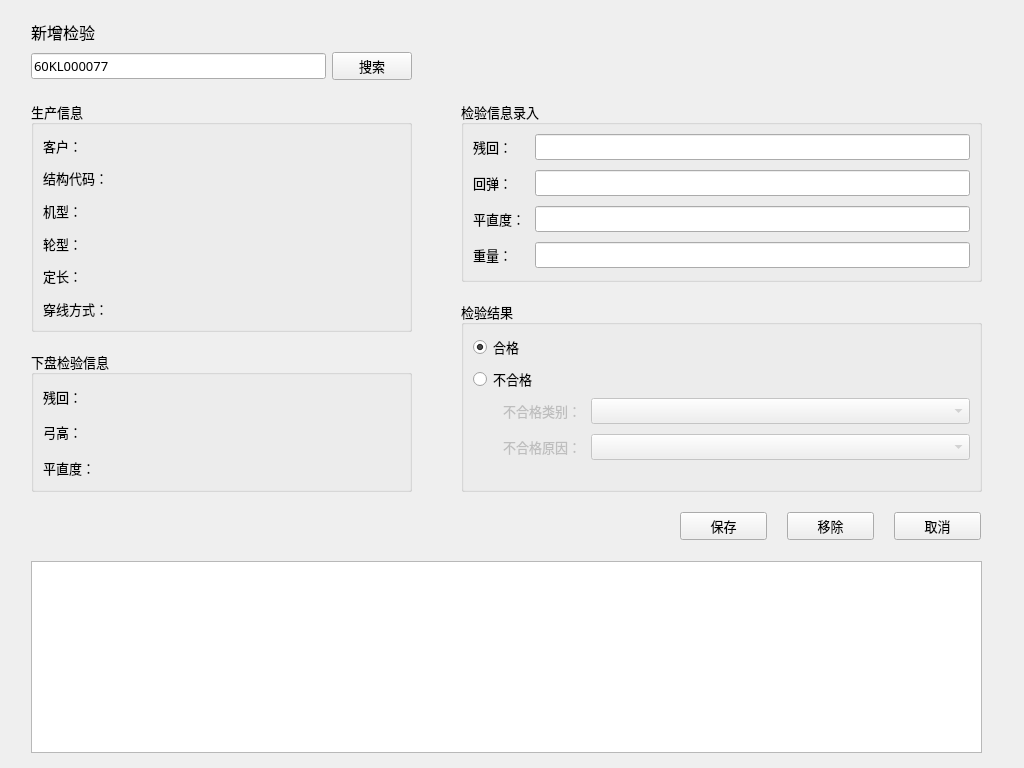
<?xml version="1.0" encoding="UTF-8"?>
<ui version="4.0">
 <class>Widget</class>
 <widget class="QWidget" name="Widget">
  <property name="geometry">
   <rect>
    <x>0</x>
    <y>0</y>
    <width>1024</width>
    <height>768</height>
   </rect>
  </property>
  <property name="minimumSize">
   <size>
    <width>1024</width>
    <height>0</height>
   </size>
  </property>
  <property name="windowTitle">
   <string>帘线扭转残余检验系统V2.0</string>
  </property>
  <layout class="QHBoxLayout" name="horizontalLayout">
   <item>
    <widget class="QStackedWidget" name="stackedWidget">
     <property name="font">
      <font>
       <family>Microsoft YaHei</family>
       <pointsize>10</pointsize>
      </font>
     </property>
     <property name="currentIndex">
      <number>2</number>
     </property>
     <widget class="QWidget" name="page_1">
      <widget class="QWidget" name="widget" native="true">
       <property name="geometry">
        <rect>
         <x>590</x>
         <y>380</y>
         <width>280</width>
         <height>161</height>
        </rect>
       </property>
       <property name="sizePolicy">
        <sizepolicy hsizetype="Preferred" vsizetype="Preferred">
         <horstretch>0</horstretch>
         <verstretch>0</verstretch>
        </sizepolicy>
       </property>
       <layout class="QFormLayout" name="formLayout">
        <item row="0" column="0">
         <widget class="QLabel" name="label_2">
          <property name="font">
           <font>
            <family>Microsoft YaHei</family>
            <pointsize>10</pointsize>
           </font>
          </property>
          <property name="layoutDirection">
           <enum>Qt::LeftToRight</enum>
          </property>
          <property name="text">
           <string>用户名</string>
          </property>
         </widget>
        </item>
        <item row="0" column="1">
         <widget class="QLineEdit" name="nameInput">
          <property name="font">
           <font>
            <family>Microsoft YaHei</family>
            <pointsize>12</pointsize>
           </font>
          </property>
          <property name="text">
           <string>00001</string>
          </property>
         </widget>
        </item>
        <item row="1" column="0">
         <widget class="QLabel" name="label_3">
          <property name="font">
           <font>
            <family>Microsoft YaHei</family>
            <pointsize>10</pointsize>
           </font>
          </property>
          <property name="text">
           <string>密码</string>
          </property>
         </widget>
        </item>
        <item row="1" column="1">
         <widget class="QLineEdit" name="passInput">
          <property name="font">
           <font>
            <family>Microsoft YaHei</family>
            <pointsize>12</pointsize>
           </font>
          </property>
          <property name="text">
           <string>1234567</string>
          </property>
          <property name="frame">
           <bool>true</bool>
          </property>
          <property name="echoMode">
           <enum>QLineEdit::Password</enum>
          </property>
         </widget>
        </item>
        <item row="2" column="1">
         <widget class="QPushButton" name="loginBtn">
          <property name="font">
           <font>
            <family>Microsoft YaHei</family>
            <pointsize>10</pointsize>
           </font>
          </property>
          <property name="text">
           <string>登陆</string>
          </property>
         </widget>
        </item>
       </layout>
      </widget>
      <widget class="QLabel" name="label_1">
       <property name="geometry">
        <rect>
         <x>230</x>
         <y>150</y>
         <width>511</width>
         <height>53</height>
        </rect>
       </property>
       <property name="sizePolicy">
        <sizepolicy hsizetype="Preferred" vsizetype="Preferred">
         <horstretch>0</horstretch>
         <verstretch>0</verstretch>
        </sizepolicy>
       </property>
       <property name="font">
        <font>
         <family>Microsoft YaHei</family>
         <pointsize>24</pointsize>
        </font>
       </property>
       <property name="layoutDirection">
        <enum>Qt::RightToLeft</enum>
       </property>
       <property name="text">
        <string>帘线扭转残余检验系统V2.0</string>
       </property>
       <property name="alignment">
        <set>Qt::AlignCenter</set>
       </property>
      </widget>
     </widget>
     <widget class="QWidget" name="page_2">
      <widget class="QWidget" name="widget_2" native="true">
       <property name="geometry">
        <rect>
         <x>260</x>
         <y>110</y>
         <width>450</width>
         <height>141</height>
        </rect>
       </property>
       <property name="font">
        <font>
         <family>Microsoft YaHei</family>
         <pointsize>12</pointsize>
        </font>
       </property>
       <layout class="QHBoxLayout" name="horizontalLayout_2">
        <item>
         <widget class="QPushButton" name="idxBtn1">
          <property name="sizePolicy">
           <sizepolicy hsizetype="Minimum" vsizetype="Minimum">
            <horstretch>0</horstretch>
            <verstretch>0</verstretch>
           </sizepolicy>
          </property>
          <property name="text">
           <string>新增检验</string>
          </property>
         </widget>
        </item>
        <item>
         <spacer name="horizontalSpacer">
          <property name="orientation">
           <enum>Qt::Horizontal</enum>
          </property>
          <property name="sizeType">
           <enum>QSizePolicy::Fixed</enum>
          </property>
          <property name="sizeHint" stdset="0">
           <size>
            <width>40</width>
            <height>20</height>
           </size>
          </property>
         </spacer>
        </item>
        <item>
         <widget class="QPushButton" name="idxBtn2">
          <property name="sizePolicy">
           <sizepolicy hsizetype="Minimum" vsizetype="Minimum">
            <horstretch>0</horstretch>
            <verstretch>0</verstretch>
           </sizepolicy>
          </property>
          <property name="text">
           <string>检验项检索</string>
          </property>
         </widget>
        </item>
       </layout>
      </widget>
     </widget>
     <widget class="QWidget" name="page_3">
      <widget class="QGroupBox" name="groupBox1_2">
       <property name="geometry">
        <rect>
         <x>20</x>
         <y>340</y>
         <width>381</width>
         <height>141</height>
        </rect>
       </property>
       <property name="font">
        <font>
         <family>Microsoft YaHei</family>
         <pointsize>10</pointsize>
        </font>
       </property>
       <property name="title">
        <string>下盘检验信息</string>
       </property>
       <layout class="QHBoxLayout" name="horizontalLayout_3">
        <property name="spacing">
         <number>10</number>
        </property>
        <property name="leftMargin">
         <number>9</number>
        </property>
        <property name="topMargin">
         <number>9</number>
        </property>
        <property name="rightMargin">
         <number>9</number>
        </property>
        <property name="bottomMargin">
         <number>9</number>
        </property>
        <item>
         <widget class="QWidget" name="widget_3" native="true">
          <property name="sizePolicy">
           <sizepolicy hsizetype="Maximum" vsizetype="Preferred">
            <horstretch>0</horstretch>
            <verstretch>0</verstretch>
           </sizepolicy>
          </property>
          <layout class="QVBoxLayout" name="verticalLayout_3">
           <property name="spacing">
            <number>10</number>
           </property>
           <property name="leftMargin">
            <number>0</number>
           </property>
           <property name="topMargin">
            <number>0</number>
           </property>
           <property name="rightMargin">
            <number>0</number>
           </property>
           <property name="bottomMargin">
            <number>0</number>
           </property>
           <item>
            <widget class="QLabel" name="label_13">
             <property name="text">
              <string>残回：</string>
             </property>
            </widget>
           </item>
           <item>
            <widget class="QLabel" name="label_14">
             <property name="text">
              <string>弓高：</string>
             </property>
            </widget>
           </item>
           <item>
            <widget class="QLabel" name="label_15">
             <property name="text">
              <string>平直度：</string>
             </property>
            </widget>
           </item>
          </layout>
         </widget>
        </item>
        <item>
         <widget class="QWidget" name="widget_4" native="true">
          <property name="enabled">
           <bool>false</bool>
          </property>
          <layout class="QVBoxLayout" name="verticalLayout_4">
           <property name="spacing">
            <number>10</number>
           </property>
           <property name="leftMargin">
            <number>0</number>
           </property>
           <property name="topMargin">
            <number>0</number>
           </property>
           <property name="rightMargin">
            <number>0</number>
           </property>
           <property name="bottomMargin">
            <number>0</number>
           </property>
           <item>
            <widget class="QLabel" name="product_label_6">
             <property name="text">
              <string/>
             </property>
            </widget>
           </item>
           <item>
            <widget class="QLabel" name="product_label_7">
             <property name="text">
              <string/>
             </property>
            </widget>
           </item>
           <item>
            <widget class="QLabel" name="product_label_8">
             <property name="text">
              <string/>
             </property>
            </widget>
           </item>
          </layout>
         </widget>
        </item>
       </layout>
      </widget>
      <widget class="QGroupBox" name="groupBox_2">
       <property name="geometry">
        <rect>
         <x>450</x>
         <y>290</y>
         <width>521</width>
         <height>191</height>
        </rect>
       </property>
       <property name="font">
        <font>
         <family>Microsoft YaHei</family>
         <pointsize>10</pointsize>
        </font>
       </property>
       <property name="title">
        <string>检验结果</string>
       </property>
       <layout class="QVBoxLayout" name="verticalLayout_6">
        <item>
         <widget class="QRadioButton" name="radioButton">
          <property name="text">
           <string>合格</string>
          </property>
          <property name="checked">
           <bool>true</bool>
          </property>
         </widget>
        </item>
        <item>
         <widget class="QRadioButton" name="radioButton_2">
          <property name="text">
           <string>不合格</string>
          </property>
         </widget>
        </item>
        <item>
         <widget class="QWidget" name="widget_5" native="true">
          <property name="enabled">
           <bool>false</bool>
          </property>
          <layout class="QHBoxLayout" name="horizontalLayout_4">
           <property name="leftMargin">
            <number>30</number>
           </property>
           <property name="topMargin">
            <number>0</number>
           </property>
           <property name="rightMargin">
            <number>0</number>
           </property>
           <property name="bottomMargin">
            <number>0</number>
           </property>
           <item>
            <layout class="QFormLayout" name="formLayout_2">
             <property name="horizontalSpacing">
              <number>10</number>
             </property>
             <property name="verticalSpacing">
              <number>10</number>
             </property>
             <item row="0" column="0">
              <widget class="QLabel" name="Label_5">
               <property name="text">
                <string>不合格类别：</string>
               </property>
              </widget>
             </item>
             <item row="0" column="1">
              <widget class="QComboBox" name="combo1"/>
             </item>
             <item row="1" column="0">
              <widget class="QLabel" name="Label_6">
               <property name="text">
                <string>不合格原因：</string>
               </property>
              </widget>
             </item>
             <item row="1" column="1">
              <widget class="QComboBox" name="combo2"/>
             </item>
            </layout>
           </item>
          </layout>
         </widget>
        </item>
       </layout>
      </widget>
      <widget class="QWidget" name="widget_6" native="true">
       <property name="geometry">
        <rect>
         <x>669</x>
         <y>490</y>
         <width>301</width>
         <height>50</height>
        </rect>
       </property>
       <property name="font">
        <font>
         <family>Microsoft YaHei</family>
         <pointsize>10</pointsize>
        </font>
       </property>
       <layout class="QHBoxLayout" name="horizontalLayout_5">
        <property name="spacing">
         <number>20</number>
        </property>
        <item>
         <widget class="QPushButton" name="saveBtn">
          <property name="text">
           <string>保存</string>
          </property>
          <property name="checkable">
           <bool>false</bool>
          </property>
         </widget>
        </item>
        <item>
         <widget class="QPushButton" name="delBtn">
          <property name="text">
           <string>移除</string>
          </property>
         </widget>
        </item>
        <item>
         <widget class="QPushButton" name="cancelBtn">
          <property name="text">
           <string>取消</string>
          </property>
         </widget>
        </item>
       </layout>
      </widget>
      <widget class="QTableView" name="tableView">
       <property name="geometry">
        <rect>
         <x>20</x>
         <y>550</y>
         <width>951</width>
         <height>192</height>
        </rect>
       </property>
       <property name="font">
        <font>
         <family>Microsoft YaHei</family>
         <pointsize>10</pointsize>
        </font>
       </property>
      </widget>
      <widget class="QGroupBox" name="groupBox">
       <property name="geometry">
        <rect>
         <x>450</x>
         <y>90</y>
         <width>521</width>
         <height>181</height>
        </rect>
       </property>
       <property name="font">
        <font>
         <family>Microsoft YaHei</family>
         <pointsize>10</pointsize>
        </font>
       </property>
       <property name="title">
        <string>检验信息录入</string>
       </property>
       <layout class="QVBoxLayout" name="verticalLayout_5">
        <item>
         <layout class="QFormLayout" name="formLayout_3">
          <property name="horizontalSpacing">
           <number>10</number>
          </property>
          <property name="verticalSpacing">
           <number>10</number>
          </property>
          <item row="0" column="1">
           <widget class="QLineEdit" name="LineEdit"/>
          </item>
          <item row="0" column="0">
           <widget class="QLabel" name="Label_1">
            <property name="text">
             <string>残回：</string>
            </property>
           </widget>
          </item>
          <item row="1" column="0">
           <widget class="QLabel" name="Label_2">
            <property name="text">
             <string>回弹：</string>
            </property>
           </widget>
          </item>
          <item row="1" column="1">
           <widget class="QLineEdit" name="LineEdit_2"/>
          </item>
          <item row="2" column="0">
           <widget class="QLabel" name="Label_3">
            <property name="text">
             <string>平直度：</string>
            </property>
           </widget>
          </item>
          <item row="2" column="1">
           <widget class="QLineEdit" name="LineEdit_3"/>
          </item>
          <item row="3" column="0">
           <widget class="QLabel" name="Label_4">
            <property name="text">
             <string>重量：</string>
            </property>
           </widget>
          </item>
          <item row="3" column="1">
           <widget class="QLineEdit" name="LineEdit_4"/>
          </item>
         </layout>
        </item>
       </layout>
      </widget>
      <widget class="QGroupBox" name="groupBox1">
       <property name="geometry">
        <rect>
         <x>20</x>
         <y>90</y>
         <width>381</width>
         <height>231</height>
        </rect>
       </property>
       <property name="font">
        <font>
         <family>Microsoft YaHei</family>
         <pointsize>10</pointsize>
        </font>
       </property>
       <property name="title">
        <string>生产信息</string>
       </property>
       <layout class="QHBoxLayout" name="horizontalLayout_6">
        <property name="spacing">
         <number>10</number>
        </property>
        <property name="leftMargin">
         <number>9</number>
        </property>
        <property name="topMargin">
         <number>9</number>
        </property>
        <property name="rightMargin">
         <number>9</number>
        </property>
        <property name="bottomMargin">
         <number>9</number>
        </property>
        <item>
         <widget class="QWidget" name="widget_7" native="true">
          <property name="sizePolicy">
           <sizepolicy hsizetype="Maximum" vsizetype="Preferred">
            <horstretch>0</horstretch>
            <verstretch>0</verstretch>
           </sizepolicy>
          </property>
          <layout class="QVBoxLayout" name="verticalLayout">
           <property name="spacing">
            <number>10</number>
           </property>
           <property name="leftMargin">
            <number>0</number>
           </property>
           <property name="topMargin">
            <number>0</number>
           </property>
           <property name="rightMargin">
            <number>0</number>
           </property>
           <property name="bottomMargin">
            <number>0</number>
           </property>
           <item>
            <widget class="QLabel" name="label">
             <property name="text">
              <string>客户：</string>
             </property>
            </widget>
           </item>
           <item>
            <widget class="QLabel" name="label_4">
             <property name="text">
              <string>结构代码：</string>
             </property>
            </widget>
           </item>
           <item>
            <widget class="QLabel" name="label_5">
             <property name="text">
              <string>机型：</string>
             </property>
            </widget>
           </item>
           <item>
            <widget class="QLabel" name="label_6">
             <property name="text">
              <string>轮型：</string>
             </property>
            </widget>
           </item>
           <item>
            <widget class="QLabel" name="label_7">
             <property name="text">
              <string>定长：</string>
             </property>
            </widget>
           </item>
           <item>
            <widget class="QLabel" name="label_8">
             <property name="text">
              <string>穿线方式：</string>
             </property>
            </widget>
           </item>
          </layout>
         </widget>
        </item>
        <item>
         <widget class="QWidget" name="widget_8" native="true">
          <property name="enabled">
           <bool>false</bool>
          </property>
          <layout class="QVBoxLayout" name="verticalLayout_2">
           <property name="spacing">
            <number>10</number>
           </property>
           <property name="leftMargin">
            <number>0</number>
           </property>
           <property name="topMargin">
            <number>0</number>
           </property>
           <property name="rightMargin">
            <number>0</number>
           </property>
           <property name="bottomMargin">
            <number>0</number>
           </property>
           <item>
            <widget class="QLabel" name="product_label_0">
             <property name="text">
              <string/>
             </property>
            </widget>
           </item>
           <item>
            <widget class="QLabel" name="product_label_1">
             <property name="text">
              <string/>
             </property>
            </widget>
           </item>
           <item>
            <widget class="QLabel" name="product_label_2">
             <property name="text">
              <string/>
             </property>
            </widget>
           </item>
           <item>
            <widget class="QLabel" name="product_label_3">
             <property name="text">
              <string/>
             </property>
            </widget>
           </item>
           <item>
            <widget class="QLabel" name="product_label_4">
             <property name="text">
              <string/>
             </property>
            </widget>
           </item>
           <item>
            <widget class="QLabel" name="product_label_5">
             <property name="text">
              <string/>
             </property>
            </widget>
           </item>
          </layout>
         </widget>
        </item>
       </layout>
      </widget>
      <widget class="QLabel" name="label_18">
       <property name="geometry">
        <rect>
         <x>20</x>
         <y>10</y>
         <width>111</width>
         <height>21</height>
        </rect>
       </property>
       <property name="font">
        <font>
         <pointsize>12</pointsize>
        </font>
       </property>
       <property name="text">
        <string>新增检验</string>
       </property>
      </widget>
      <widget class="QWidget" name="widget_9" native="true">
       <property name="geometry">
        <rect>
         <x>20</x>
         <y>30</y>
         <width>381</width>
         <height>50</height>
        </rect>
       </property>
       <layout class="QHBoxLayout" name="horizontalLayout_7">
        <property name="leftMargin">
         <number>0</number>
        </property>
        <property name="rightMargin">
         <number>0</number>
        </property>
        <item>
         <widget class="QLineEdit" name="productEdit">
          <property name="text">
           <string>60KL000077</string>
          </property>
         </widget>
        </item>
        <item>
         <widget class="QPushButton" name="pushButton">
          <property name="text">
           <string>搜索</string>
          </property>
         </widget>
        </item>
       </layout>
      </widget>
     </widget>
    </widget>
   </item>
  </layout>
 </widget>
 <resources/>
 <connections/>
</ui>
